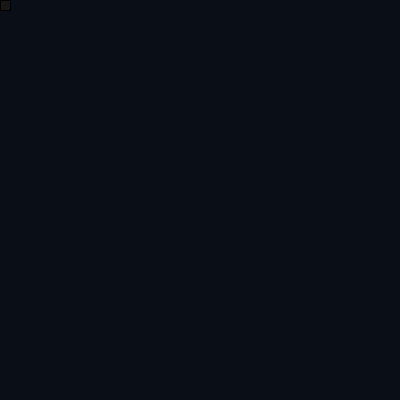
Frame 1 (no input)
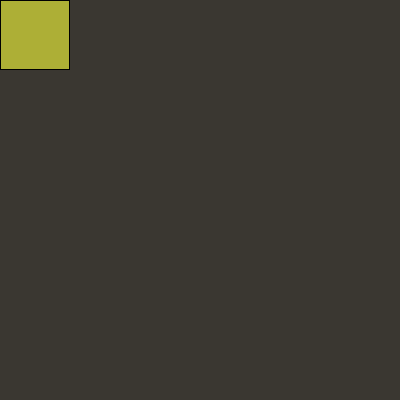
Frame 60 (the mouse pressed at the canvas centre just before this capture)
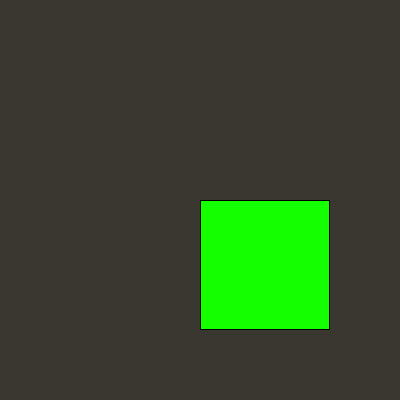
Frame 120 (the mouse held since frame 60 and released just before this capture)

The Processing sketch that drew these frames (run headless with seeded random() and noise(); from frame 60 on, the mouse is pressed at the canvas centre):

// Processing sketch: processing_18574
// ── processing_18574.pde

void setup(){
  size(400,400);
 
  
}
int x = 10;
int y = 10;

void draw(){
 background(10,15,23);
 colorMode(HSB,100);
 fill(x/4,x,x);
  rect(mouseX,mouseY,x,y);
   
  x++;
  y++;
  if(x>400){
    x = 0;
    if(y>400){
      y=0;
    }
  }
}
